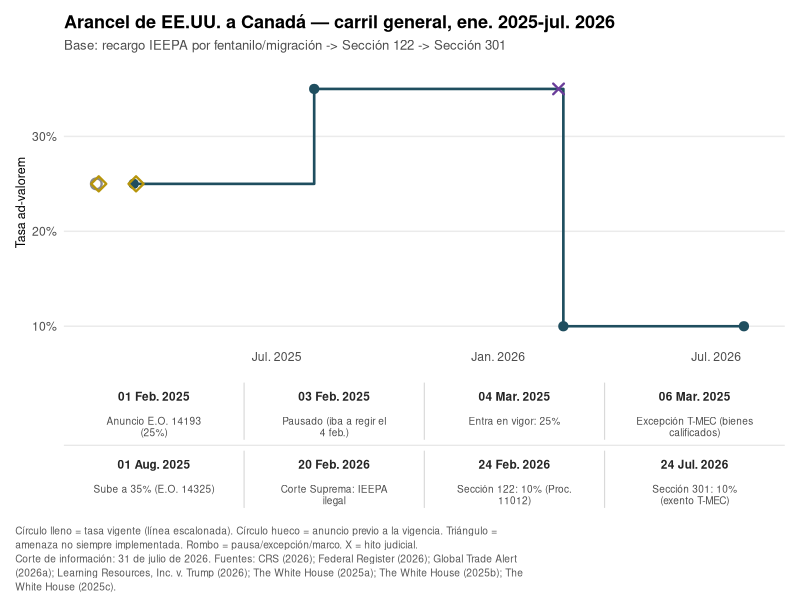
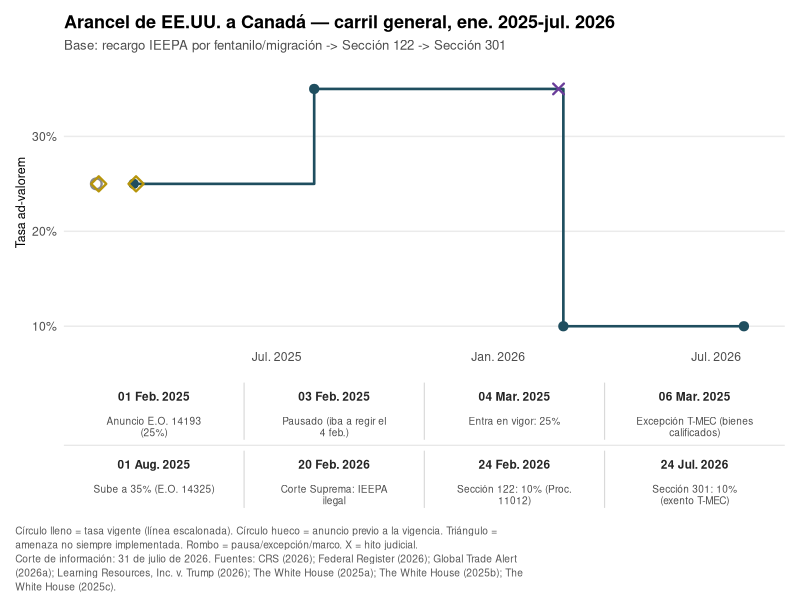

Generate these figures, in order, with R: (Note: this script raises an error after producing the figures.)
## ---- chunk 1
#| label: setup

library(dplyr)
library(tibble)
library(ggplot2)
library(scales)
library(patchwork)

# Este documento genera sus propias figuras a partir de datos embebidos más
# abajo (no depende de archivos externos para los DATOS): se puede volver a
# ejecutar sin cambios en cualquier instalación de R/Quarto con acceso a CRAN.

# Carpeta de salida para las figuras exportadas (PNG y PDF). El texto inserta
# las imágenes desde aquí vía knitr::include_graphics() en vez de graficarlas
# in-line; los bloques que las generan y guardan pueden desactivarse con
# eval: false (ver nota metodológica) cuando no se necesita recrearlas.
if (!dir.exists("Plots")) dir.create("Plots")
## ---- chunk 2
#| label: datos-general

corte <- as.Date("2026-07-31")

canada_general <- tribble(
  ~fecha,         ~tasa, ~linea, ~tipo,      ~etiqueta,                         ~nota_fuente,
  "2025-02-01",   25,    FALSE, "anuncio",  "Anuncio E.O. 14193 (25%)",         "The White House (2025a)",
  "2025-02-03",   25,    FALSE, "pausa",    "Pausado (iba a regir el 4 feb.)",  "The White House (2025a)",
  "2025-03-04",   25,    TRUE,  "vigente",  "Entra en vigor: 25%",              "The White House (2025a); CRS (2026)",
  "2025-03-06",   25,    FALSE, "marco",    "Excepción T-MEC (bienes calificados)", "The White House (2025b)",
  "2025-08-01",   35,    TRUE,  "vigente",  "Sube a 35% (E.O. 14325)",          "The White House (2025c)",
  "2026-02-20",   35,    FALSE, "fallo",    "Corte Suprema: IEEPA ilegal",      "Learning Resources, Inc. v. Trump (2026)",
  "2026-02-24",   10,    TRUE,  "vigente",  "Sección 122: 10% (Proc. 11012)",   "Federal Register (2026)",
  "2026-07-24",   10,    TRUE,  "vigente",  "Sección 301: 10% (exento T-MEC)",  "Global Trade Alert (2026a)"
)

mexico_general <- tribble(
  ~fecha,         ~tasa, ~linea, ~tipo,      ~etiqueta,                         ~nota_fuente,
  "2025-02-01",   25,    FALSE, "anuncio",  "Anuncio E.O. 14194 (25%)",         "The White House (2025a)",
  "2025-02-03",   25,    FALSE, "pausa",    "Pausado (iba a regir el 4 feb.)",  "The White House (2025a)",
  "2025-03-04",   25,    TRUE,  "vigente",  "Entra en vigor: 25%",              "The White House (2025a); CRS (2026)",
  "2025-03-06",   25,    FALSE, "marco",    "Excepción T-MEC (bienes calificados)", "The White House (2025b)",
  "2025-07-12",   25,    FALSE, "amenaza",  "Amenaza: 30% desde 1 ago.",        "NPR (2025)",
  "2025-07-31",   25,    FALSE, "pausa",    "Suspendido 90 días (se mantiene 25%)", "Holland & Knight (2025)",
  "2026-02-20",   25,    FALSE, "fallo",    "Corte Suprema: IEEPA ilegal",      "Learning Resources, Inc. v. Trump (2026)",
  "2026-02-24",   10,    TRUE,  "vigente",  "Sección 122: 10% (Proc. 11012)",   "Federal Register (2026)",
  "2026-07-24",   10,    TRUE,  "vigente",  "Sección 301: 10% (exento T-MEC)",  "Global Trade Alert (2026a)"
)

ue_general <- tribble(
  ~fecha,         ~tasa, ~linea, ~tipo,      ~etiqueta,                         ~nota_fuente,
  "2025-04-02",   20,    TRUE,  "vigente",  "\"Liberation Day\": 20%",          "The White House (2025d); CSIS (2025)",
  "2025-04-09",   10,    TRUE,  "vigente",  "Pausa global: baja a 10%",         "The White House (2025e)",
  "2025-07-12",   10,    FALSE, "amenaza",  "Amenaza: 30% desde 1 ago.",        "NPR (2025)",
  "2025-08-21",   15,    TRUE,  "vigente",  "Acuerdo marco: techo 15%",         "CRS (2026)",
  "2026-02-20",   15,    FALSE, "fallo",    "Corte Suprema: IEEPA ilegal",      "Learning Resources, Inc. v. Trump (2026)",
  "2026-02-24",   10,    TRUE,  "vigente",  "Sección 122: 10%",                 "Federal Register (2026)",
  "2026-07-24",   10,    TRUE,  "vigente",  "Sección 301: 10% (neto de NMF)",   "Global Trade Alert (2026a)"
)

japon_general <- tribble(
  ~fecha,         ~tasa, ~linea, ~tipo,      ~etiqueta,                         ~nota_fuente,
  "2025-04-02",   24,    TRUE,  "vigente",  "\"Liberation Day\": 24%",          "Yahoo Finance/Reuters (2025)",
  "2025-04-09",   10,    TRUE,  "vigente",  "Pausa global: baja a 10%",         "The White House (2025e)",
  "2025-07-08",   10,    FALSE, "amenaza",  "Amenaza: 25% desde 1 ago.",        "Yahoo Finance/Reuters (2025)",
  "2025-07-23",   10,    FALSE, "anuncio",  "Anuncio de acuerdo (15%)",         "CBS News (2025)",
  "2025-09-04",   15,    TRUE,  "vigente",  "Vigencia formal: techo 15% (E.O. 14345)", "CRS (2026)",
  "2026-02-20",   15,    FALSE, "fallo",    "Corte Suprema: IEEPA ilegal",      "Learning Resources, Inc. v. Trump (2026)",
  "2026-02-24",   10,    TRUE,  "vigente",  "Sección 122: 10%",                 "Federal Register (2026)",
  "2026-07-24",   12.5,  TRUE,  "vigente",  "Sección 301: 12,5% (neto de NMF)", "Global Trade Alert (2026a)"
)

corea_general <- tribble(
  ~fecha,         ~tasa, ~linea, ~tipo,      ~etiqueta,                         ~nota_fuente,
  "2025-04-02",   25,    TRUE,  "vigente",  "\"Liberation Day\": 25%",          "Yahoo Finance/Reuters (2025)",
  "2025-04-09",   10,    TRUE,  "vigente",  "Pausa global: baja a 10%",         "The White House (2025e)",
  "2025-07-08",   10,    FALSE, "amenaza",  "Amenaza: 25% desde 1 ago.",        "Yahoo Finance/Reuters (2025)",
  "2025-12-04",   15,    TRUE,  "vigente",  "Acuerdo marco (retroactivo a 1 nov.)", "Federal Register (2025)",
  "2026-01-27",   15,    FALSE, "amenaza",  "Amenaza: sube a 25% (incumplimiento alegado)", "CNN (2026)",
  "2026-02-20",   15,    FALSE, "fallo",    "Corte Suprema: IEEPA ilegal",      "Learning Resources, Inc. v. Trump (2026)",
  "2026-02-24",   10,    TRUE,  "vigente",  "Sección 122: 10%",                 "Federal Register (2026)",
  "2026-07-24",   12.5,  TRUE,  "vigente",  "Sección 301: 12,5% (neto de NMF)", "Global Trade Alert (2026a)"
)

vietnam_general <- tribble(
  ~fecha,         ~tasa, ~linea, ~tipo,      ~etiqueta,                                     ~nota_fuente,
  "2025-04-02",   46,    TRUE,  "vigente",  "\"Liberation Day\": 46% (Anexo I)",             "The White House (2025d)",
  "2025-04-09",   10,    TRUE,  "vigente",  "Pausa global: baja a 10%",                      "The White House (2025e)",
  "2025-07-02",   10,    FALSE, "anuncio",  "Anuncio preliminar: 20% + 40% transbordo",      "USTR (2025)",
  "2025-07-31",   10,    FALSE, "marco",    "E.O. 14326 firmada: confirma 20%",              "USTR (2025)",
  "2025-08-07",   20,    TRUE,  "vigente",  "Entra en vigor: 20% (E.O. 14326)",              "USTR (2025)",
  "2025-10-26",   20,    FALSE, "marco",    "Acuerdo marco: confirma 20%, 0% p/ Anexo III",  "USTR (2025)",
  "2026-02-20",   20,    FALSE, "fallo",    "Corte Suprema: IEEPA ilegal",                   "Learning Resources, Inc. v. Trump (2026)",
  "2026-02-24",   10,    TRUE,  "vigente",  "Sección 122: 10%",                              "Federal Register (2026)",
  "2026-07-24",   12.5,  TRUE,  "vigente",  "Sección 301: 12,5% (sin TRQ textil)",           "Global Trade Alert (2026b)"
)

general_list <- list(
  "Canadá"         = canada_general,
  "México"         = mexico_general,
  "Unión Europea"  = ue_general,
  "Japón"          = japon_general,
  "Corea del Sur"  = corea_general,
  "Vietnam"        = vietnam_general
)

subt_general <- list(
  "Canadá"        = "Base: recargo IEEPA por fentanilo/migración -> Sección 122 -> Sección 301",
  "México"        = "Base: recargo IEEPA por fentanilo/migración -> Sección 122 -> Sección 301",
  "Unión Europea" = "Base: arancel \"recíproco\" IEEPA -> acuerdo marco -> Sección 122 -> Sección 301",
  "Japón"         = "Base: arancel \"recíproco\" IEEPA -> acuerdo marco -> Sección 122 -> Sección 301",
  "Corea del Sur" = "Base: arancel \"recíproco\" IEEPA -> acuerdo marco -> Sección 122 -> Sección 301",
  "Vietnam"       = "Base: arancel \"recíproco\" IEEPA -> acuerdo marco -> Sección 122 -> Sección 301"
)
## ---- chunk 3
#| label: funciones-graficos

tema_informe <- theme_minimal(base_size = 11) +
  theme(
    plot.title = element_text(face = "bold", size = 13),
    plot.subtitle = element_text(size = 9.5, color = "grey30"),
    panel.grid.minor = element_blank(),
    panel.grid.major.x = element_blank(),
    axis.title.x = element_blank(),
    axis.title.y = element_text(size = 9),
    legend.position = "none"
  )

col_linea   <- "#1f4e5f"
col_anuncio <- "#8a8a8a"
col_amenaza <- "#c0392b"
col_fallo   <- "#6a3d9a"
col_pausa   <- "#b7950b"

colores_tipo <- c(vigente = col_linea, anuncio = col_anuncio, amenaza = col_amenaza,
                   fallo = col_fallo, pausa = col_pausa, marco = col_pausa)
formas_tipo  <- c(vigente = 16, anuncio = 1, amenaza = 17, fallo = 4, pausa = 5, marco = 5)

envolver <- function(texto, ancho = 118) {
  partes <- strsplit(texto, "\n", fixed = TRUE)[[1]]
  paste(sapply(partes, function(p) paste(strwrap(p, width = ancho), collapse = "\n")), collapse = "\n")
}

envolver_vec <- function(v, ancho = 24) {
  sapply(v, function(x) paste(strwrap(x, width = ancho), collapse = "\n"))
}

# Panel superior: línea/escalón limpia, sin texto de hitos encima.
panel_linea <- function(df, pais, subtitulo_base) {
  df <- df %>% mutate(fecha = as.Date(fecha)) %>% filter(fecha <= corte) %>% arrange(fecha)
  linea <- df %>% filter(linea)
  hitos <- df %>% filter(!linea)

  ggplot() +
    geom_step(data = linea, aes(x = fecha, y = tasa), color = col_linea, linewidth = 0.9, direction = "hv") +
    geom_point(data = linea, aes(x = fecha, y = tasa), color = col_linea, size = 2.8) +
    geom_point(data = hitos, aes(x = fecha, y = tasa, color = tipo, shape = tipo), size = 2.8, stroke = 1.2) +
    scale_color_manual(values = colores_tipo) +
    scale_shape_manual(values = formas_tipo) +
    scale_y_continuous(labels = label_percent(scale = 1), expand = expansion(mult = c(0.08, 0.12))) +
    scale_x_date(date_labels = "%b. %Y", expand = expansion(mult = c(0.03, 0.03)),
                 limits = c(min(df$fecha) - 10, corte + 10)) +
    labs(
      title = paste0("Arancel de EE.UU. a ", pais, " — carril general, ene. 2025-jul. 2026"),
      subtitle = subtitulo_base, y = "Tasa ad-valorem"
    ) +
    tema_informe
}

# Panel inferior: franja de tarjetas cronológicas (fecha en negrita + texto),
# organizadas en una cuadrícula de `max_por_fila` columnas. Reemplaza las
# etiquetas de geom_text_repel que antes se superponían sobre la línea.
panel_cronologia <- function(df, max_por_fila = 4, tam_fecha = 3.0, tam_texto = 2.55, ancho = 24) {
  df <- df %>% mutate(fecha = as.Date(fecha)) %>% filter(fecha <= corte) %>% arrange(fecha)
  n <- nrow(df)
  filas <- ceiling(n / max_por_fila)
  df <- df %>% mutate(
    idx  = row_number(),
    fila = ceiling(idx / max_por_fila),
    col  = idx - (fila - 1) * max_por_fila,
    y    = -(fila - 1),
    fecha_fmt = format(fecha, "%d %b. %Y"),
    etiqueta_env = envolver_vec(etiqueta, ancho)
  )

  divisores <- expand.grid(fila = seq_len(filas), col_borde = seq_len(max_por_fila - 1) + 0.5) %>%
    mutate(y = -(fila - 1))

  p <- ggplot(df, aes(x = col)) +
    geom_segment(data = divisores, aes(x = col_borde, xend = col_borde, y = y - 0.42, yend = y + 0.42),
                 inherit.aes = FALSE, color = "grey85", linewidth = 0.4)

  if (filas > 1) {
    fila_borde <- tibble(y = -(seq_len(filas - 1)) + 0.5)
    p <- p + geom_hline(data = fila_borde, aes(yintercept = y), color = "grey88", linewidth = 0.35)
  }

  p +
    geom_text(aes(y = y + 0.22, label = fecha_fmt), fontface = "bold", size = tam_fecha, color = "grey15") +
    geom_text(aes(y = y - 0.08, label = etiqueta_env), size = tam_texto, color = "grey30",
              vjust = 1, lineheight = 0.95) +
    scale_x_continuous(limits = c(0.5, max_por_fila + 0.5), expand = c(0, 0)) +
    scale_y_continuous(limits = c(-(filas - 1) - 0.58, 0.58), expand = c(0, 0)) +
    theme_void()
}

# Combina panel superior + cronología en una sola figura de dos paneles.
figura_general <- function(df, pais, subtitulo_base, max_por_fila = 4) {
  df2 <- df %>% mutate(fecha = as.Date(fecha)) %>% filter(fecha <= corte) %>% arrange(fecha)
  fuentes <- df2 %>% pull(nota_fuente) %>% strsplit("; ") %>% unlist() %>% unique() %>% sort() %>% paste(collapse = "; ")

  p_top <- panel_linea(df, pais, subtitulo_base)
  p_bottom <- panel_cronologia(df2 %>% select(fecha, etiqueta), max_por_fila = max_por_fila)

  (p_top / p_bottom) +
    plot_layout(heights = c(3, 1.55)) +
    plot_annotation(
      caption = envolver(paste0(
        "Círculo lleno = tasa vigente (línea escalonada). Círculo hueco = anuncio previo a la vigencia. ",
        "Triángulo = amenaza no siempre implementada. Rombo = pausa/excepción/marco. X = hito judicial.\n",
        "Corte de información: 31 de julio de 2026. Fuentes: ", fuentes, "."
      ), ancho = 108),
      theme = theme(plot.caption = element_text(size = 7.3, color = "grey35", hjust = 0, lineheight = 1.15))
    )
}
## ---- chunk 4
#| label: guardar-fig-canada
# #| eval: false

p_canada <- figura_general(general_list[["Canadá"]], "Canadá", subt_general[["Canadá"]])
ggsave("Plots/arancel_general_canada.png", p_canada, width = 7.5, height = 6.0, dpi = 300)
ggsave("Plots/arancel_general_canada.pdf", p_canada, width = 7.5, height = 6.0)
## ---- chunk 5
#| label: fig-canada
#| fig-cap: "Arancel general de EE.UU. a Canadá, enero 2025 - julio 2026"
#| out-width: "100%"
knitr::include_graphics("Plots/arancel_general_canada.png")
## ---- chunk 6
#| label: guardar-fig-mexico
# #| eval: false

p_mexico <- figura_general(general_list[["México"]], "México", subt_general[["México"]])
ggsave("Plots/arancel_general_mexico.png", p_mexico, width = 7.5, height = 6.0, dpi = 300)
ggsave("Plots/arancel_general_mexico.pdf", p_mexico, width = 7.5, height = 6.0)
## ---- chunk 7
#| label: fig-mexico
#| fig-cap: "Arancel general de EE.UU. a México, enero 2025 - julio 2026"
#| out-width: "100%"
knitr::include_graphics("Plots/arancel_general_mexico.png")
## ---- chunk 8
#| label: guardar-fig-ue
# #| eval: false

p_ue <- figura_general(general_list[["Unión Europea"]], "Unión Europea", subt_general[["Unión Europea"]])
ggsave("Plots/arancel_general_ue.png", p_ue, width = 7.5, height = 6.0, dpi = 300)
ggsave("Plots/arancel_general_ue.pdf", p_ue, width = 7.5, height = 6.0)
## ---- chunk 9
#| label: fig-ue
#| fig-cap: "Arancel general de EE.UU. a la Unión Europea, enero 2025 - julio 2026"
#| out-width: "100%"
knitr::include_graphics("Plots/arancel_general_ue.png")
## ---- chunk 10
#| label: guardar-fig-japon
# #| eval: false

p_japon <- figura_general(general_list[["Japón"]], "Japón", subt_general[["Japón"]])
ggsave("Plots/arancel_general_japon.png", p_japon, width = 7.5, height = 6.0, dpi = 300)
ggsave("Plots/arancel_general_japon.pdf", p_japon, width = 7.5, height = 6.0)
## ---- chunk 11
#| label: fig-japon
#| fig-cap: "Arancel general de EE.UU. a Japón, enero 2025 - julio 2026"
#| out-width: "100%"
knitr::include_graphics("Plots/arancel_general_japon.png")
## ---- chunk 12
#| label: guardar-fig-corea
# #| eval: false

p_corea <- figura_general(general_list[["Corea del Sur"]], "Corea del Sur", subt_general[["Corea del Sur"]])
ggsave("Plots/arancel_general_corea.png", p_corea, width = 7.5, height = 6.0, dpi = 300)
ggsave("Plots/arancel_general_corea.pdf", p_corea, width = 7.5, height = 6.0)
## ---- chunk 13
#| label: fig-corea
#| fig-cap: "Arancel general de EE.UU. a Corea del Sur, enero 2025 - julio 2026"
#| out-width: "100%"
knitr::include_graphics("Plots/arancel_general_corea.png")
## ---- chunk 14
#| label: guardar-fig-vietnam
# #| eval: false

p_vietnam <- figura_general(general_list[["Vietnam"]], "Vietnam", subt_general[["Vietnam"]])
ggsave("Plots/arancel_general_vietnam.png", p_vietnam, width = 7.5, height = 6.0, dpi = 300)
ggsave("Plots/arancel_general_vietnam.pdf", p_vietnam, width = 7.5, height = 6.0)
## ---- chunk 15
#| label: fig-vietnam
#| fig-cap: "Arancel general de EE.UU. a Vietnam, enero 2025 - julio 2026"
#| out-width: "100%"
knitr::include_graphics("Plots/arancel_general_vietnam.png")
## ---- chunk 16
#| label: datos-autos

autos_general <- tribble(
  ~pais,            ~fecha,        ~tasa, ~linea, ~tipo,     ~etiqueta,                              ~nota_fuente,
  "Canadá",         "2025-04-03",  25,    TRUE,  "vigente", "Vigente: 25% nominal (Proc. 10908)",     "The White House (2025f)",
  "Canadá",         "2026-07-24",  25,    TRUE,  "vigente", "Sin cambios a jul. 2026",                 "CRS (2026)",

  "México",         "2025-04-03",  25,    TRUE,  "vigente", "Vigente: 25% nominal (Proc. 10908)",     "The White House (2025f)",
  "México",         "2026-07-24",  25,    TRUE,  "vigente", "Sin cambios a jul. 2026 (efectivo 10-18,75% vía T-MEC, doc. 3)", "CRS (2026)",

  "Unión Europea",  "2025-04-03",  25,    TRUE,  "vigente", "Vigente: 25% nominal",                   "The White House (2025f)",
  "Unión Europea",  "2025-09-25",  15,    FALSE, "anuncio", "Anuncio: 15%, retroactivo a 1 ago.",      "CRS (2026)",
  "Unión Europea",  "2025-08-01",  15,    TRUE,  "vigente", "Vigencia (retroactiva): 15%",             "CRS (2026)",
  "Unión Europea",  "2026-07-24",  15,    TRUE,  "vigente", "Sin cambios a jul. 2026",                 "CRS (2026)",

  "Japón",          "2025-04-03",  25,    TRUE,  "vigente", "Vigente: 25% nominal",                   "The White House (2025f)",
  "Japón",          "2025-09-16",  15,    TRUE,  "vigente", "Vigencia: 15% (E.O. 14345)",              "CRS (2026)",
  "Japón",          "2026-07-24",  15,    TRUE,  "vigente", "Sin cambios a jul. 2026",                 "CRS (2026)",

  "Corea del Sur",  "2025-04-03",  25,    TRUE,  "vigente", "Vigente: 25% nominal",                   "The White House (2025f)",
  "Corea del Sur",  "2025-11-01",  15,    TRUE,  "vigente", "Vigencia (retroactiva): 15%",             "Federal Register (2025)",
  "Corea del Sur",  "2026-01-27",  15,    FALSE, "amenaza", "Amenaza: sube a 25% (autos y farmacéuticos)", "CNN (2026)",
  "Corea del Sur",  "2026-07-24",  15,    TRUE,  "vigente", "Estatus incierto a jul. 2026 (ver nota)", "CNN (2026)"
)

# Cronología resumida y deduplicada para la franja inferior de la figura 6:
# los cinco países arrancan el mismo día al mismo valor (una sola tarjeta),
# y de ahí en más solo los hitos que sí distinguen a un país del resto.
autos_cronologia <- tribble(
  ~fecha,        ~etiqueta,
  "2025-04-03",  "Los cinco países: vigente 25% nominal (Proc. 10908)",
  "2025-08-01",  "Unión Europea: vigencia retroactiva al 15%",
  "2025-09-16",  "Japón: vigente 15% (E.O. 14345)",
  "2025-09-25",  "Unión Europea: anuncio formal del 15% (retroactivo)",
  "2025-11-01",  "Corea del Sur: vigencia retroactiva al 15%",
  "2026-01-27",  "Corea del Sur: amenaza de subir a 25% (autos y farmacéuticos)",
  "2026-07-24",  "Canadá y México: sin cambio, 25% nominal (ver nota T-MEC)"
)
## ---- chunk 17
#| label: guardar-fig-autos
# #| eval: false

paleta_paises <- c("Canadá" = "#1f4e5f", "México" = "#2e8b57", "Unión Europea" = "#b7950b",
                    "Japón" = "#c0392b", "Corea del Sur" = "#7d5ba6")

autos <- autos_general %>% mutate(fecha = as.Date(fecha)) %>% filter(fecha <= corte) %>% arrange(pais, fecha)
autos_linea <- autos %>% filter(linea)
autos_hitos <- autos %>% filter(!linea)
fuentes_autos <- autos %>% pull(nota_fuente) %>% strsplit("; ") %>% unlist() %>% unique() %>% sort() %>% paste(collapse = "; ")

# Etiquetas al final de cada línea (en vez de junto al arranque, donde las
# cinco líneas coinciden). Cuando dos países terminan en el mismo valor
# (Canadá/México en 25%; UE/Japón/Corea en 15%), se apilan verticalmente.
etiquetas_finales <- autos_linea %>%
  group_by(pais) %>% filter(fecha == max(fecha)) %>% ungroup() %>%
  group_by(tasa) %>% mutate(n_grupo = n(), rango = rank(pais, ties.method = "first"),
                             y_etq = tasa + (rango - (n_grupo + 1) / 2) * 1.6) %>%
  ungroup()

p_top_autos <- ggplot() +
  geom_step(data = autos_linea, aes(x = fecha, y = tasa, color = pais), linewidth = 1, direction = "hv") +
  geom_point(data = autos_linea, aes(x = fecha, y = tasa, color = pais), size = 2.2) +
  geom_point(data = autos_hitos, aes(x = fecha, y = tasa), shape = 17, color = col_amenaza, size = 2.8, stroke = 1.2) +
  geom_text(
    data = etiquetas_finales,
    aes(x = fecha, y = y_etq, label = pais, color = pais),
    hjust = 0, nudge_x = 12, size = 3.1, fontface = "bold", show.legend = FALSE
  ) +
  scale_color_manual(values = paleta_paises) +
  scale_y_continuous(labels = label_percent(scale = 1), limits = c(0, 30), expand = expansion(mult = c(0.02, 0.05))) +
  scale_x_date(date_labels = "%b. %Y", limits = c(min(autos$fecha) - 10, corte + 95),
               breaks = as.Date(c("2025-07-01", "2026-01-01", "2026-07-01"))) +
  labs(
    title = "Arancel automotor (Sección 232, Proclamación 10908) por país, abr. 2025-jul. 2026",
    subtitle = "Tasa nominal ad-valorem sobre vehículos y autopartes (Cap. 87)", y = "Tasa nominal"
  ) +
  tema_informe

p_bottom_autos <- panel_cronologia(autos_cronologia, max_por_fila = 4)

p_autos <- (p_top_autos / p_bottom_autos) +
  plot_layout(heights = c(3, 1.55)) +
  plot_annotation(
    caption = envolver(paste0(
      "Triángulo = amenaza no confirmada al cierre de este documento. ",
      "México y Canadá: la tasa nominal no cambió, pero el arancel EFECTIVO puede ser menor (10-18,75% para México) ",
      "vía certificación de contenido estadounidense bajo el T-MEC — ver documento N.º 3.\n",
      "Corte de información: 31 de julio de 2026. Fuentes: ", fuentes_autos, "."
    ), ancho = 118),
    theme = theme(plot.caption = element_text(size = 7.3, color = "grey35", hjust = 0, lineheight = 1.15))
  )

ggsave("Plots/arancel_automotor_comparativo.png", p_autos, width = 8.2, height = 6.4, dpi = 300)
ggsave("Plots/arancel_automotor_comparativo.pdf", p_autos, width = 8.2, height = 6.4)
## ---- chunk 18
#| label: fig-autos
#| fig-cap: "Arancel automotor (Sección 232) por país, abril 2025 - julio 2026"
#| out-width: "100%"
knitr::include_graphics("Plots/arancel_automotor_comparativo.png")
